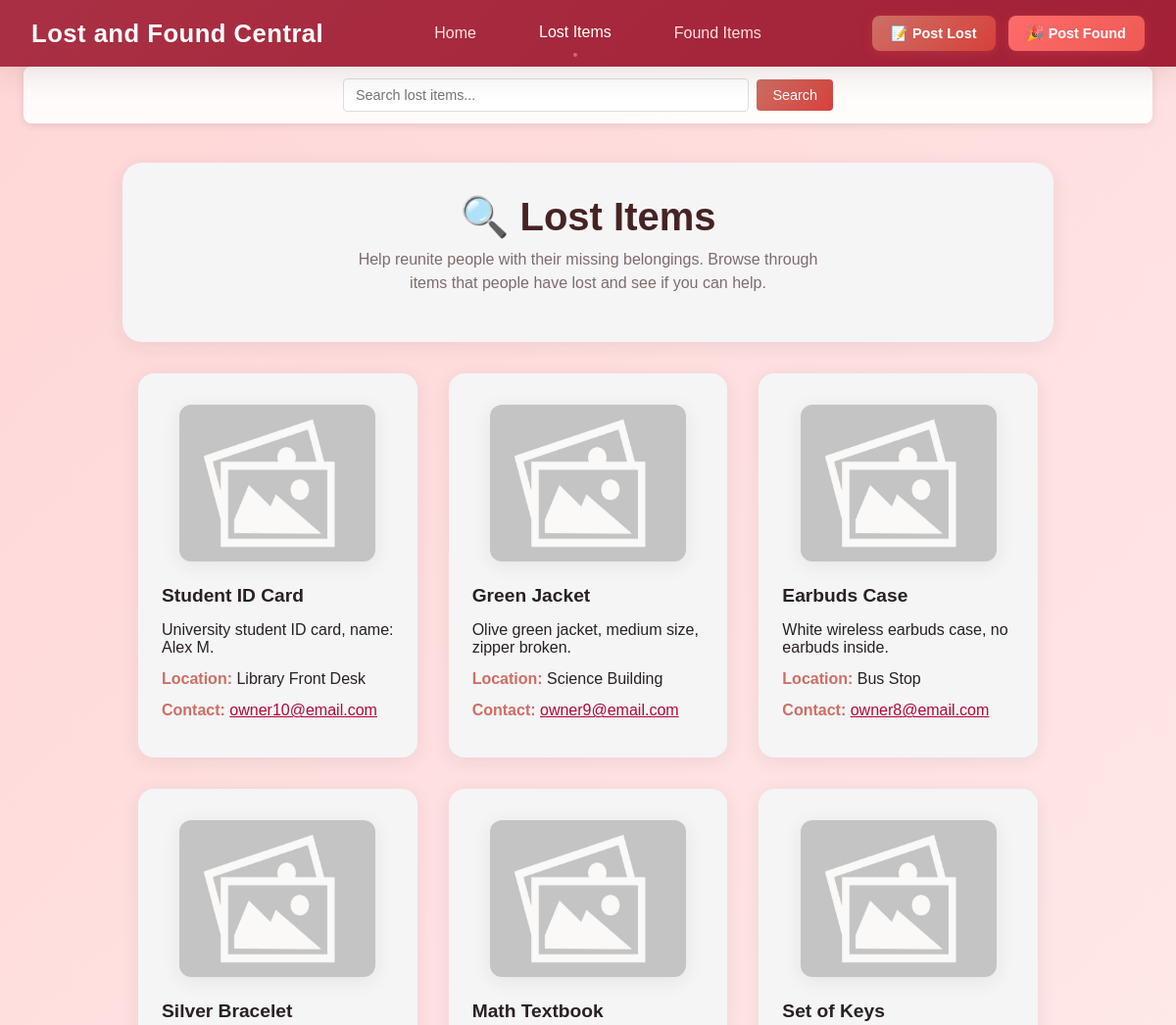
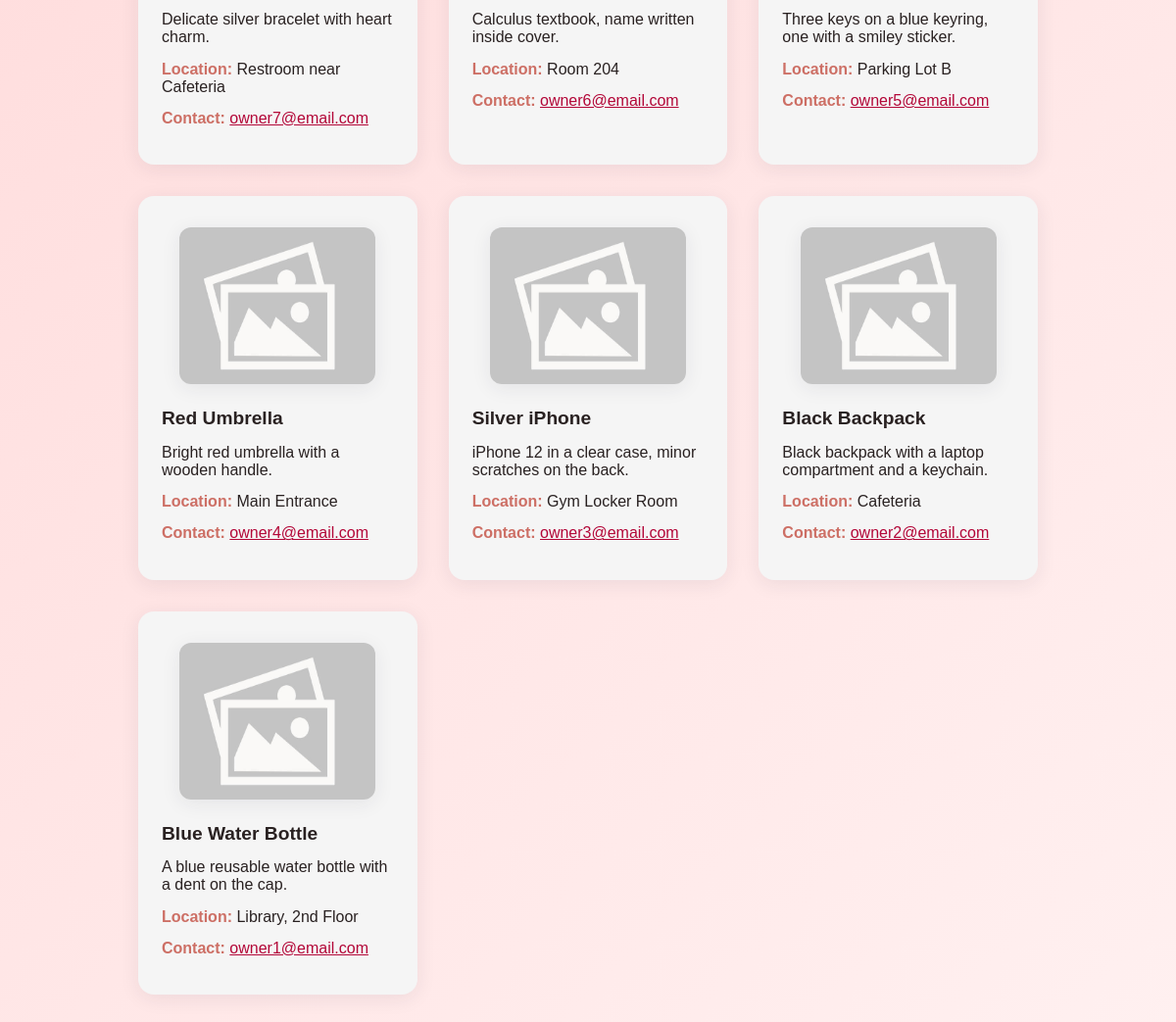
The app's page /pages/lost.php with its own data (2 pictures, top to bottom).
### tables this page shows
CREATE TABLE items (
        id INTEGER PRIMARY KEY AUTOINCREMENT,
        type VARCHAR(10) NOT NULL,
        title VARCHAR(100) NOT NULL,
        image VARCHAR(255) NOT NULL,
        contact VARCHAR(150) NOT NULL,
        location VARCHAR(250),
        description VARCHAR(350),
        passphrase VARCHAR(100),
        date_posted DATETIME DEFAULT CURRENT_TIMESTAMP
        );

### pages/lost.php (the view, shortened to what this page needs)
<?php
try{
  $pdo = new PDO('sqlite:../lib/items.db');
  $pdo->setAttribute(PDO::ATTR_ERRMODE, PDO::ERRMODE_EXCEPTION);
  $searchTerm = $_GET['search'] ?? '';
    if (!empty($searchTerm)) {
        $like = '%' . $searchTerm . '%';
        $stmt_lost = $pdo->prepare("SELECT * FROM items WHERE type = 'lost' AND (title LIKE :search OR description LIKE :search) ORDER BY id DESC");
        $stmt_lost->execute([':search' => $like]);
    } else {
        $stmt_lost = $pdo->prepare("SELECT * FROM items WHERE type = 'lost' ORDER BY id DESC");
        $stmt_lost->execute();
    }
  $items = $stmt_lost->fetchAll(PDO::FETCH_ASSOC);
  $items_html = '';
  foreach ($items as $item) {
    $items_html .= '<div class="item-card" onclick="window.location.href=\'detail.php?id=' . htmlspecialchars($item['id']) . '\'">';
    $items_html .= '<img src="../assets/images/useruploads/' . htmlspecialchars($item['image']) . '" alt="' . htmlspecialchars($item['title']) . '" />';
    $items_html .= '<p><strong>' . htmlspecialchars($item['title']) . '</strong></p>';
    $items_html .= '<p>' . htmlspecialchars($item['description']) . '</p>';
    $items_html .= '<p><em>Location:</em> ' . htmlspecialchars($item['location']) . '</p>';
    $items_html .= '<p><em>Contact:</em> <a href="mailto:' . htmlspecialchars($item['contact']) . '">' . htmlspecialchars($item['contact']) . '</a></p>';
    $items_html .= '</div>';
  }
  $template = file_get_contents('../templates/LostFound.html');
  $resetButton = '';
  $search_form_html = '
  <form method="GET" action="lost.php">
    <input type="text" name="search" placeholder="Search lost items..." value="' . htmlspecialchars($searchTerm) . '" />
    <button type="submit">Search</button>
    ' . $resetButton . '
  </form>';
  $template = str_replace('', 'Lost Items', $template);
  $template = str_replace('', $search_form_html, $template);
  $template = str_replace('', '🔍 Lost Items', $template);
  $template = str_replace('', 'Help reunite people with their missing belongings. Browse through items that people have lost and see if you can help.', $template);
  $template = str_replace('', 'active', $template);
  $template = str_replace('', '', $template);
  $template = str_replace('', $items_html, $template);
  echo $template;
} catch (PDOException $e) {
  http_response_code(500);
    echo "Database error: " . $e->getMessage();
}
?>

### assets/css/global.css (style rules this page uses)
:root { --nav-color1: #a93044; --nav-color2: #a32035; --nav-brand-hover: #ffb600; --nav-link-hover: 130, 5, 41; --body-text: #292121; --btn-color1: #d7403b; --btn-color2: #cd6f65; --header-color: #751a17; --hero-text: #625353; --background-page: 255, 95, 95; --norm-text: #242424; --link: #b30738; --link-hover: #690421; }
.search-bar { background: rgba(255, 255, 255, 0.9); padding: 0.75rem 1.5rem; margin: 0 1.5rem; border-radius: 8px; box-shadow: 0 2px 8px rgba(0, 0, 0, 0.1); }
.search-bar form { display: flex; align-items: center; gap: 0.5rem; max-width: 500px; margin: 0 auto; }
.search-bar input[type='text'] { flex: 1; padding: 0.5rem 0.75rem; border: 1px solid #ddd; border-radius: 4px; font-size: 0.9rem; }
.search-bar button { padding: 0.5rem 1rem; background: linear-gradient(135deg, var(--btn-color2), var(--btn-color1)); color: white; border: none; border-radius: 4px; cursor: pointer; font-size: 0.9rem; font-weight: 500; }
body { font-family: 'Poppins', Arial, sans-serif; margin: 0; background: linear-gradient(135deg, #ffd6d6 0%, #fff0f0 100%); color: var(--body-text); }
header { position: sticky; top: 0; z-index: 10; }
main { max-width: 950px; margin: 2.5rem auto; padding: 0 1.5rem; }
.navbar { display: flex; justify-content: space-between; align-items: center; background: linear-gradient( 135deg, var(--nav-color1) 0%, var(--nav-color2) 100% ); padding: 1rem 2rem; box-shadow: 0 4px 32px rgba(70, 43, 35, 0.15); position: sticky; top: 0; z-index: 20; backdrop-filter: blur(10px); }
.navbar-brand { font-size: 1.6rem; font-weight: 700; color: #fff; letter-spacing: 0.5px; text-decoration: none; transition: color 0.3s ease; }
.navbar-center { display: flex; gap: 2rem; align-items: center; }
.nav-link { color: #ffe0e0; text-decoration: none; font-weight: 500; font-size: 1rem; padding: 0.5rem 1rem; border-radius: 8px; transition: all 0.3s ease; position: relative; }
.nav-link:hover, .nav-link.active { color: #fff; background: var(--nav-link-hover); transform: translateY(-1px); }
.nav-link.active::after { content: ''; position: absolute; bottom: -0.5rem; left: 50%; transform: translateX(-50%); width: 4px; height: 4px; background: var(--btn-color2); border-radius: 50%; }
.navbar-actions { display: flex; gap: 0.8rem; align-items: center; }
.nav-btn { background: linear-gradient( 135deg, var(--btn-color2) 0%, var(--btn-color1) 100% ); color: #fff; border: none; border-radius: 8px; padding: 0.6rem 1.2rem; font-size: 0.9rem; font-weight: 600; cursor: pointer; transition: all 0.3s ease; box-shadow: 0 2px 12px rgba(255, 95, 95, 0.2); text-decoration: none; display: inline-flex; align-items: center; gap: 0.5rem; }
.nav-btn.primary { background: linear-gradient(135deg, #ff6b6b 0%, #ee5a52 100%); box-shadow: 0 2px 12px rgba(255, 107, 107, 0.2); }

### assets/css/LostFound.css (style rules this page uses)
.page-header { text-align: center; padding: 2rem 1rem 3rem 1rem; background-color: whitesmoke; border-radius: 20px; margin-bottom: 2rem; box-shadow: 0 4px 20px rgba(35, 41, 70, 0.08); }
.page-title { font-size: 2.5rem; color: #462323; margin: 0 0 0.5rem 0; }
.page-subtitle { color: #806b6b; margin: 0; max-width: 500px; margin-left: auto; margin-right: auto; line-height: 1.5; }
.items-grid { display: grid; grid-template-columns: repeat(auto-fit, minmax(280px, 1fr)); gap: 2rem; padding: 0 1rem; }
.item-card { padding: 2rem 1.5rem 1.8rem 1.5rem; display: flex; flex-direction: column; background-color: whitesmoke; border-radius: 16px; box-shadow: 0 4px 20px rgba(35, 41, 70, 0.08); transition: all 0.3s ease; cursor: pointer; }
.item-card img { width: 100%; max-width: 200px; height: 160px; border-radius: 12px; margin-bottom: 1.2rem; align-self: center; box-shadow: 0 4px 20px rgba(35, 41, 70, 0.08); transition: transform 0.3s ease; }
.item-card p { margin: 0.3rem 0 0.6rem 0; }
.item-card p strong { font-size: 1.2rem; }
.item-card p em { color: var(--btn-color2); font-style: normal; font-weight: 600; }
.item-card a { color: var(--link); }

### records on screen
items: image (picture), title "Student ID Card", description "University student ID card, name: Alex M.", location "Library Front Desk", contact "owner10@email.com"
items: image (picture), title "Green Jacket", description "Olive green jacket, medium size, zipper broken.", location "Science Building", contact "owner9@email.com"
items: image (picture), title "Earbuds Case", description "White wireless earbuds case, no earbuds inside.", location "Bus Stop", contact "owner8@email.com"
items: image (picture), title "Silver Bracelet", description "Delicate silver bracelet with heart charm.", location "Restroom near Cafeteria", contact "owner7@email.com"
items: image (picture), title "Math Textbook", description "Calculus textbook, name written inside cover.", location "Room 204", contact "owner6@email.com"
items: image (picture), title "Set of Keys", description "Three keys on a blue keyring, one with a smiley sticker.", location "Parking Lot B", contact "owner5@email.com"
items: image (picture), title "Red Umbrella", description "Bright red umbrella with a wooden handle.", location "Main Entrance", contact "owner4@email.com"
items: image (picture), title "Silver iPhone", description "iPhone 12 in a clear case, minor scratches on the back.", location "Gym Locker Room", contact "owner3@email.com"
items: image (picture), title "Black Backpack", description "Black backpack with a laptop compartment and a keychain.", location "Cafeteria", contact "owner2@email.com"
items: image (picture), title "Blue Water Bottle", description "A blue reusable water bottle with a dent on the cap.", location "Library, 2nd Floor", contact "owner1@email.com"
